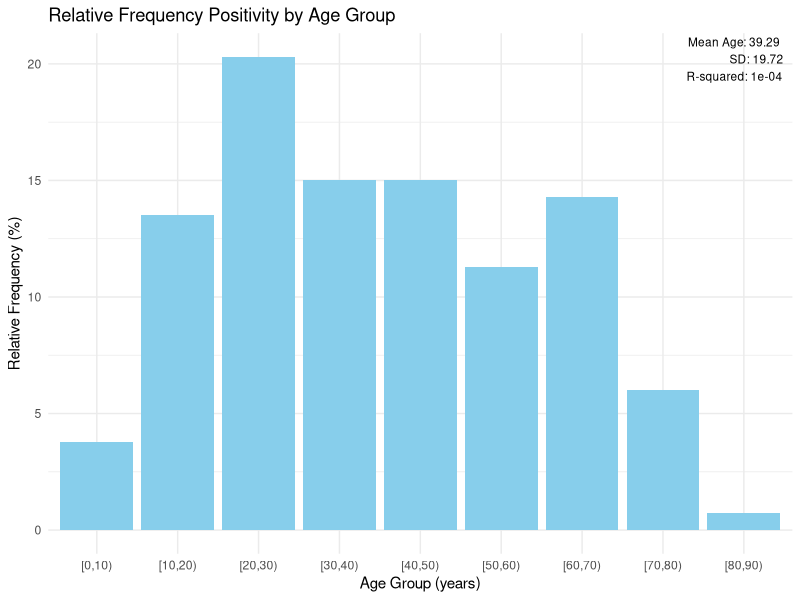

Write R code to recreate this figure.
# Load necessary libraries
library(ggplot2)
library(dplyr)

# Read the data
data <- read.csv("Pyramid.csv")

# Create age intervals
data$AgeGroup <- cut(data$Age, breaks = seq(0, 100, by = 10), right = FALSE, include.lowest = TRUE)

# Calculate relative frequency positivity in percentage
age_group_summary <- data %>%
  group_by(AgeGroup) %>%
  summarize(Frequency = n()) %>%
  mutate(RelativeFrequency = Frequency / sum(Frequency) * 100)

# Calculate mean age and standard deviation
mean_age <- mean(data$Age, na.rm = TRUE)
sd_age <- sd(data$Age, na.rm = TRUE)

# Linear model to calculate R-squared value
model <- lm(Age ~ Sexo, data = data)
r_squared <- summary(model)$r.squared

# Plotting the graph
plot <- ggplot(age_group_summary, aes(x = AgeGroup, y = RelativeFrequency)) +
  geom_bar(stat = "identity", fill = "skyblue") +
  labs(title = "Relative Frequency Positivity by Age Group",
       x = "Age Group (years)",
       y = "Relative Frequency (%)") +
  theme_minimal() +
  annotate("text", x = Inf, y = Inf, label = paste("Mean Age:", round(mean_age, 2), "\n",
                                                   "SD:", round(sd_age, 2), "\n",
                                                   "R-squared:", round(r_squared, 4)),
           hjust = 1.1, vjust = 1.1, size = 3, color = "black")

# Print the plot
print(plot)

# Print the results
cat("Mean Age:", mean_age, "\n")
cat("Standard Deviation of Age:", sd_age, "\n")
cat("R-squared value:", r_squared, "\n")
